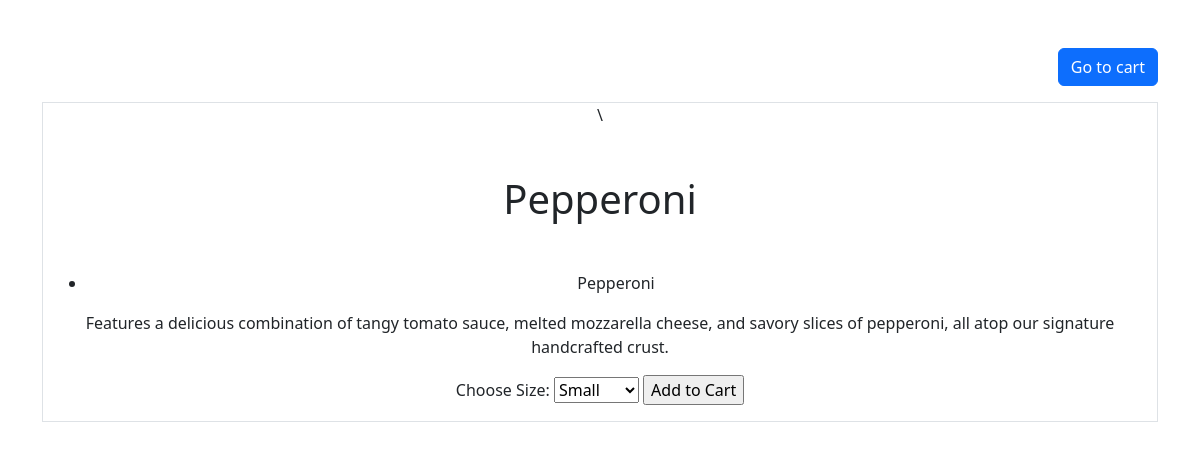
The app's page /menu/2 with its own data.
### home/models.py (models this page shows, shortened)
class Menu(models.Model):
    pizza_type = models.CharField(max_length=50)
    toppings = models.ManyToManyField(Topping, blank=True)
    description = models.TextField()
    image_url = models.URLField(blank=True, null=True)

class Topping(models.Model):
    name = models.CharField(max_length=50)

### home/views.py (the view)
# urls.py: path('menu/<int:pk>', views.menu_item_info, name="menu.detail"),
def menu_item_info(request, pk):
    try:
        item = Menu.objects.get(pk=pk)
        sizes = Size.objects.all()
    except Menu.DoesNotExist:
        raise Http404('Item does not exist')
    return render(request, 'home/item_detail.html', {'item': item, 'sizes': sizes})

### home/templates/home/item_detail.html (shortened to what this page needs)
{% extends "base.html" %}
{% block content %}
<div class="d-flex justify-content-end mb-3">
    <a href="{% url 'cart.items' %}" class="btn btn-primary">Go to cart</a>
</div>
<div class="border round">\
    <form id="add-to-cart-form" method="post" action="{% url 'add_to_cart' pk=item.pk %}">
        <h1 class="my-5">{{ item.pizza_type }}</h1>
        <div class="container">
            {% for topping in item.toppings.all %}
            <ul>
                <li>{{ topping.name }}</li>
            </ul>
            {% endfor %}
        </div>
        <p>{{ item.description }}</p>
        <label>Choose Size:</label>
        <select name="size">
            {% for size in sizes %}
            <option>{{ size.size }}</option>
            {% endfor %}
        </select>
        <input type="submit" value="Add to Cart">
    </form>
</div>
{% endblock %}

### records on screen
Menu: pizza_type "Pepperoni", description "Features a delicious combination of tangy tomato sauce, melted mozzarella cheese, and savory slices of pepperoni, all atop our signature handcrafted crust."
Topping: name "Pepperoni"

### other values on screen
form field size "Small"
